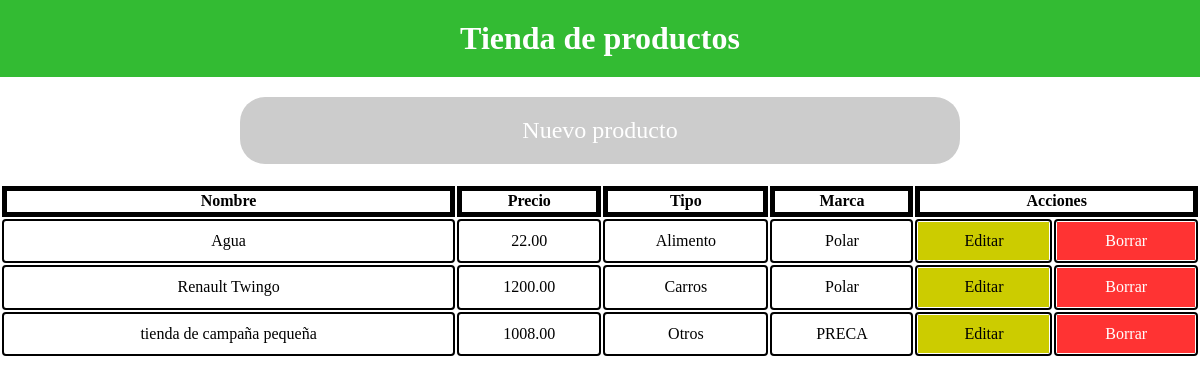
The page / on the database its author committed.
### tables this page shows
CREATE TABLE `productos` (
  `id` int(11) NOT NULL,
  `nombre` varchar(40) NOT NULL,
  `precio` decimal(10,2) NOT NULL,
  `tipo_id` int(11) NOT NULL,
  `marca_id` int(11) NOT NULL
);

CREATE TABLE `productos_tipos` (
  `id` int(11) NOT NULL,
  `descripcion` varchar(50) NOT NULL
);

CREATE TABLE `marcas` (
  `id` int(11) NOT NULL,
  `nombre` varchar(50) NOT NULL,
  `presupuesto` decimal(10,2) NOT NULL,
  `empleados` int(11) NOT NULL
);

### controladores/controladorProducto.php (called while the page is built, shortened)
<?php
    require_once("modelos/dbProducto.php");
    class controladorProducto {
        static function index() : void {
            $db = new ProductoCRUD();
            $productos = $db->getProductos();
            require_once "vistas/vistaProducto.php";
        }
    }
?>

### modelos/db.php (called while the page is built, shortened)
<?php
    class Conexion {
        private string $dbname = "mvc";
        private string $host = "localhost:3366";
        private string $user = "root";
        private string $password = "";
        public function __construct()
        {
            $dsn = "mysql:host=".$this->host.";dbname=".$this->dbname;
            try {
                $this->conexion = new PDO($dsn, $this->user, $this->password);
            } catch (PDOException $e) {
                die("Error: " . $e->getMessage());
            }
        }
    }
?>

### modelos/dbProducto.php (called while the page is built, shortened)
<?php
    require_once "db.php";
    class ProductoCRUD extends Conexion {
        public function getProductos()
        {
            $sql = "SELECT productos.id, productos.nombre, productos.precio, productos_tipos.descripcion as tipo, marcas.nombre as marca, tipo_id, marca_id FROM productos INNER JOIN productos_tipos ON productos.tipo_id = productos_tipos.id INNER JOIN marcas ON productos.marca_id = marcas.id ORDER BY productos.nombre";
            $stmt = $this->conexion->prepare($sql);
            $stmt->execute();
            $result = $stmt->fetchAll(PDO::FETCH_ASSOC);
            return $result;
        }
    }
?>

### vistas/vistaProducto.php (the view)
<?php require_once("layouts/header.php")?>
<a href="index.php?action=rellenarNuevoProducto" class="addProductbtn">Nuevo producto</a>
<table class="productsTable">
    <thead>
        <th class="productsTable__columnHeader">Nombre</th>
        <th class="productsTable__columnHeader">Precio</th>
        <th class="productsTable__columnHeader">Tipo</th>
        <th class="productsTable__columnHeader">Marca</th>
        <th class="productsTable__columnHeader" colspan="2">Acciones</th>
    </thead>
    <tbody>
        <?php if (isset($productos)) {?>
            <?php foreach ($productos as $producto): ?>
                <tr>
                    <td class="productsTable__cell"><?php echo $producto['nombre'] ?></td>
                    <td class="productsTable__cell"><?php echo $producto['precio'] ?></td>
                    <td class="productsTable__cell"><?php echo $producto['tipo'] ?></td>
                    <td class="productsTable__cell"><?php echo $producto['marca'] ?></td>
                    <td class="productsTable__cell"><a href="index.php?action=rellenarEditadoProducto&id=<?= $producto['id']?>" class="productsTable__actionProduct productsTable__actionProduct--edit">Editar</a></td>
                    <td class="productsTable__cell"><a href="index.php?action=eliminarProducto&id=<?= $producto['id']?>" class="productsTable__actionProduct productsTable__actionProduct--delete">Borrar</a></td>
                </tr>
            <?php endforeach; ?>
        <?php }?>
    </tbody>
</table>
<?php require_once("layouts/footer.php")?>

### index.php (shortened to what this page needs)
<?php
    require_once "controladores/controladorProducto.php";
    if (isset($_GET['action'])) {
        $action = $_GET['action'];
        if (!method_exists("controladorProducto", $action)) {
            return;
        }
        controladorProducto::$action();
    } else {
        controladorProducto::index();
    }
?>

### vistas/layouts/header.php (shortened to what this page needs)
<!DOCTYPE html>
<html lang="en">
<head>
    <link rel="stylesheet" href="vistas/css/normalize.css">
    <link rel="stylesheet" href="vistas/css/styles.css">
</head>
<body>
    <header class="header">
        <h1 class="header__title">Tienda de productos</h1>
    </header>

### vistas/css/styles.css (style rules this page uses)
html { font-size: 62.5%; }
body { font-size: 1.6rem; }
.header { text-align: center; margin: 0 auto; background-color: #33bb33; padding: 2rem 0; color: #fff; }
.header__title { margin: 0; }
.productsTable { margin-top: 2rem; width: 100%; text-align: center; }
.productsTable__columnHeader { border: 0.5rem solid #000; }
.addProductbtn { display: block; padding: 2rem; text-align: center; width: 60%; margin: 2rem auto 0; border-radius: 2.5rem; background-color: #ccc; text-decoration: none; font-size: 2.4rem; color: #fff; }
.productsTable__cell { border: 0.2rem solid black; border-radius: 0.4rem; }
.productsTable__actionProduct { display: block; padding: 1rem 0.5rem; text-decoration: none; }
.productsTable__actionProduct--delete { background-color: #ff3333; color: #fff; }
.productsTable__actionProduct--edit { background-color: #cccc00; color: #000; }

### rows shown on the page
productos: nombre "Agua", precio "22.00", tipo.descripcion "Alimento", marca.nombre "Polar"
productos: nombre "Renault Twingo", precio "1200.00", tipo.descripcion "Carros", marca.nombre "Polar"
productos: nombre "tienda de campaña pequeña", precio "1008.00", tipo.descripcion "Otros", marca.nombre "PRECA"
